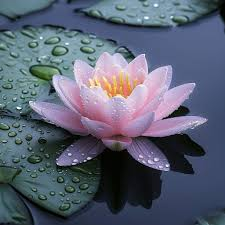
#> input picture ejercicios/eje 15/images.jpg, 225 x 225 px
$ python eje15.py
#> lines starting #> are read from the running program, lines starting #| are printed output that depends on the picture
#> further down, imagen_color is the input picture: PIL image 225x225 RGB; mean R, G, B 90.2, 97.1, 114.4
from PIL import Image
import matplotlib.pyplot as plt

# Función para convertir una imagen a escala de grises
def convertir_a_grises(img_color):
    # Crear una nueva imagen en RGB del mismo tamaño
    ancho, alto = img_color.size
#> ancho = 225; alto = 225
    img_gris = Image.new("RGB", (ancho, alto))
#> img_gris: PIL image 225x225 RGB; every value is 0

    # Recorremos cada píxel
    for x in range(ancho):
        for y in range(alto):
            R, G, B = img_color.getpixel((x, y))  # obtener valores de color
            gris = int(R * 0.2989 + G * 0.5870 + B * 0.1140)  # fórmula dada
            img_gris.putpixel((x, y), (gris, gris, gris))  # asignar valor gris
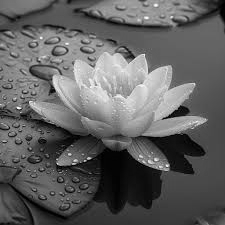
#> img_gris: PIL image 225x225 RGB; min 0, max 251, mean 96.5

    return img_gris


# --- Programa principal ---
# Cargar imagen (ej: "foto.jpg" debe estar en la misma carpeta que el script)
imagen_color = Image.open("images.jpg")

# Convertir a escala de grises
imagen_gris = convertir_a_grises(imagen_color)

# Mostrar imágenes lado a lado
plt.subplot(1, 2, 1)
plt.title("Original")
plt.imshow(imagen_color)
plt.axis("off")

plt.subplot(1, 2, 2)
plt.title("Escala de Grises")
plt.imshow(imagen_gris, cmap="gray")
plt.axis("off")

plt.show()
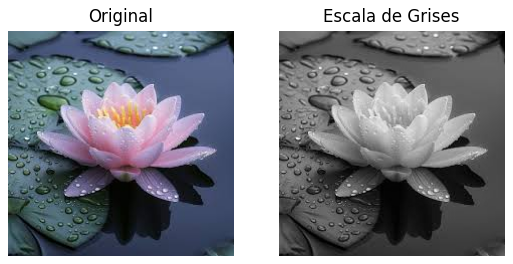
#> figure drawn by matplotlib, 2 panels
